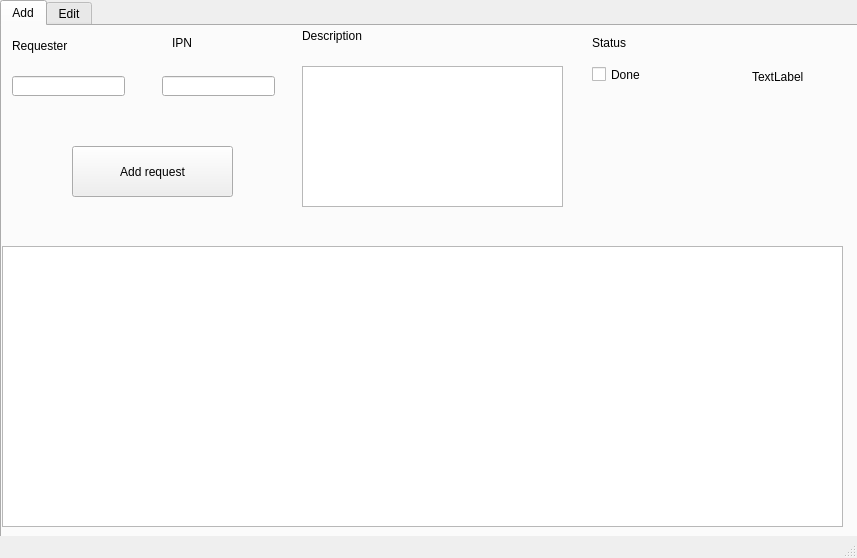
<?xml version="1.0" encoding="UTF-8"?>
<ui version="4.0">
 <class>MainWindow</class>
 <widget class="QMainWindow" name="MainWindow">
  <property name="geometry">
   <rect>
    <x>0</x>
    <y>0</y>
    <width>857</width>
    <height>558</height>
   </rect>
  </property>
  <property name="maximumSize">
   <size>
    <width>857</width>
    <height>558</height>
   </size>
  </property>
  <property name="windowTitle">
   <string>Request manager</string>
  </property>
  <widget class="QWidget" name="centralWidget">
   <widget class="QTabWidget" name="tabWidget">
    <property name="geometry">
     <rect>
      <x>0</x>
      <y>0</y>
      <width>861</width>
      <height>561</height>
     </rect>
    </property>
    <property name="currentIndex">
     <number>0</number>
    </property>
    <widget class="QWidget" name="tab">
     <attribute name="title">
      <string>Add</string>
     </attribute>
     <widget class="QTextEdit" name="description_t">
      <property name="geometry">
       <rect>
        <x>300</x>
        <y>40</y>
        <width>261</width>
        <height>141</height>
       </rect>
      </property>
     </widget>
     <widget class="QLabel" name="label">
      <property name="geometry">
       <rect>
        <x>590</x>
        <y>10</y>
        <width>47</width>
        <height>13</height>
       </rect>
      </property>
      <property name="text">
       <string>Status</string>
      </property>
     </widget>
     <widget class="QLabel" name="label_2">
      <property name="geometry">
       <rect>
        <x>170</x>
        <y>10</y>
        <width>47</width>
        <height>13</height>
       </rect>
      </property>
      <property name="text">
       <string>IPN</string>
      </property>
     </widget>
     <widget class="QLineEdit" name="ipn_l">
      <property name="geometry">
       <rect>
        <x>160</x>
        <y>50</y>
        <width>113</width>
        <height>20</height>
       </rect>
      </property>
     </widget>
     <widget class="QPushButton" name="add_b">
      <property name="geometry">
       <rect>
        <x>70</x>
        <y>120</y>
        <width>161</width>
        <height>51</height>
       </rect>
      </property>
      <property name="text">
       <string>Add request</string>
      </property>
     </widget>
     <widget class="QLineEdit" name="requester_l">
      <property name="geometry">
       <rect>
        <x>10</x>
        <y>50</y>
        <width>113</width>
        <height>20</height>
       </rect>
      </property>
     </widget>
     <widget class="QTableView" name="table_v">
      <property name="geometry">
       <rect>
        <x>0</x>
        <y>220</y>
        <width>841</width>
        <height>281</height>
       </rect>
      </property>
     </widget>
     <widget class="QLabel" name="requester">
      <property name="geometry">
       <rect>
        <x>10</x>
        <y>10</y>
        <width>121</width>
        <height>20</height>
       </rect>
      </property>
      <property name="text">
       <string>&lt;html&gt;&lt;head/&gt;&lt;body&gt;&lt;p&gt;Requester&lt;/p&gt;&lt;/body&gt;&lt;/html&gt;</string>
      </property>
     </widget>
     <widget class="QLabel" name="picture_l">
      <property name="geometry">
       <rect>
        <x>750</x>
        <y>0</y>
        <width>101</width>
        <height>101</height>
       </rect>
      </property>
      <property name="text">
       <string>TextLabel</string>
      </property>
     </widget>
     <widget class="QCheckBox" name="status_box">
      <property name="geometry">
       <rect>
        <x>590</x>
        <y>40</y>
        <width>70</width>
        <height>17</height>
       </rect>
      </property>
      <property name="text">
       <string>Done</string>
      </property>
     </widget>
     <widget class="QLabel" name="label_3">
      <property name="geometry">
       <rect>
        <x>300</x>
        <y>0</y>
        <width>101</width>
        <height>20</height>
       </rect>
      </property>
      <property name="text">
       <string>Description</string>
      </property>
     </widget>
    </widget>
    <widget class="QWidget" name="tab_2">
     <attribute name="title">
      <string>Edit</string>
     </attribute>
     <widget class="QLabel" name="requester_2">
      <property name="geometry">
       <rect>
        <x>20</x>
        <y>20</y>
        <width>121</width>
        <height>20</height>
       </rect>
      </property>
      <property name="text">
       <string>&lt;html&gt;&lt;head/&gt;&lt;body&gt;&lt;p&gt;Requester&lt;/p&gt;&lt;/body&gt;&lt;/html&gt;</string>
      </property>
     </widget>
     <widget class="QLineEdit" name="ipn_l_2">
      <property name="geometry">
       <rect>
        <x>170</x>
        <y>60</y>
        <width>113</width>
        <height>20</height>
       </rect>
      </property>
     </widget>
     <widget class="QLineEdit" name="requester_l_2">
      <property name="geometry">
       <rect>
        <x>20</x>
        <y>60</y>
        <width>113</width>
        <height>20</height>
       </rect>
      </property>
     </widget>
     <widget class="QLabel" name="picture_l_2">
      <property name="geometry">
       <rect>
        <x>750</x>
        <y>0</y>
        <width>101</width>
        <height>101</height>
       </rect>
      </property>
      <property name="text">
       <string>TextLabel</string>
      </property>
     </widget>
     <widget class="QLabel" name="label_6">
      <property name="geometry">
       <rect>
        <x>180</x>
        <y>20</y>
        <width>47</width>
        <height>13</height>
       </rect>
      </property>
      <property name="text">
       <string>IPN</string>
      </property>
     </widget>
    </widget>
   </widget>
  </widget>
  <widget class="QStatusBar" name="statusBar"/>
 </widget>
 <layoutdefault spacing="6" margin="11"/>
 <resources/>
 <connections/>
</ui>
